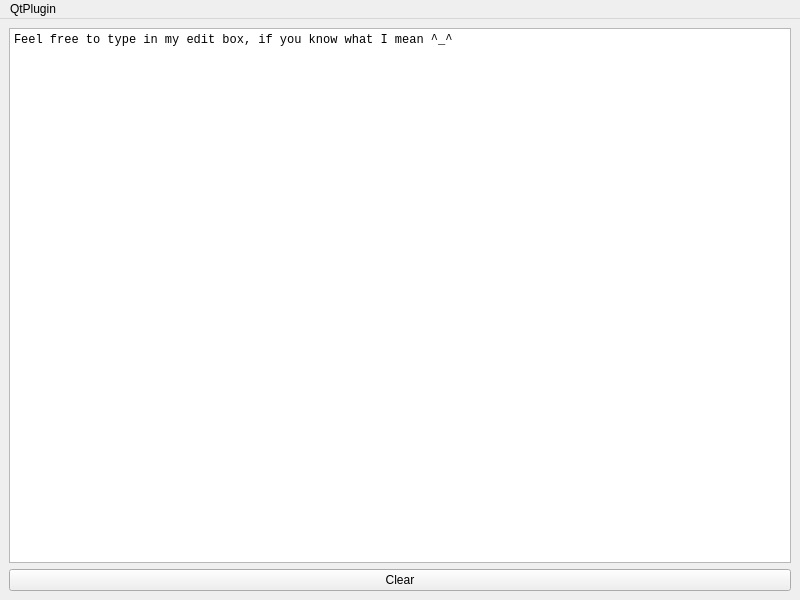
<?xml version="1.0" encoding="UTF-8"?>
<ui version="4.0">
 <class>PluginMainWindow</class>
 <widget class="QMainWindow" name="PluginMainWindow">
  <property name="geometry">
   <rect>
    <x>0</x>
    <y>0</y>
    <width>800</width>
    <height>600</height>
   </rect>
  </property>
  <property name="windowTitle">
   <string>QtPlugin</string>
  </property>
  <property name="windowIcon">
   <iconset resource="resource.qrc">
    <normaloff>:/icons/images/icon.png</normaloff>:/icons/images/icon.png</iconset>
  </property>
  <widget class="QWidget" name="centralwidget">
   <layout class="QHBoxLayout" name="horizontalLayout">
    <item>
     <layout class="QVBoxLayout" name="verticalLayout">
      <item>
       <widget class="QPlainTextEdit" name="editText">
        <property name="font">
         <font>
          <family>Lucida Console</family>
          <pointsize>9</pointsize>
         </font>
        </property>
        <property name="plainText">
         <string>Feel free to type in my edit box, if you know what I mean ^_^</string>
        </property>
       </widget>
      </item>
      <item>
       <widget class="QPushButton" name="buttonClear">
        <property name="text">
         <string>Clear</string>
        </property>
       </widget>
      </item>
     </layout>
    </item>
   </layout>
  </widget>
  <widget class="QMenuBar" name="menubar">
   <property name="geometry">
    <rect>
     <x>0</x>
     <y>0</y>
     <width>800</width>
     <height>21</height>
    </rect>
   </property>
   <widget class="QMenu" name="menuQtPlugin">
    <property name="title">
     <string>QtPlugin</string>
    </property>
    <addaction name="actionClearText"/>
   </widget>
   <addaction name="menuQtPlugin"/>
  </widget>
  <action name="actionClearText">
   <property name="text">
    <string>&amp;Clear Text</string>
   </property>
   <property name="toolTip">
    <string>Clear Text</string>
   </property>
  </action>
 </widget>
 <resources>
  <include location="resource.qrc"/>
 </resources>
 <connections>
  <connection>
   <sender>actionClearText</sender>
   <signal>triggered()</signal>
   <receiver>buttonClear</receiver>
   <slot>click()</slot>
   <hints>
    <hint type="sourcelabel">
     <x>-1</x>
     <y>-1</y>
    </hint>
    <hint type="destinationlabel">
     <x>399</x>
     <y>558</y>
    </hint>
   </hints>
  </connection>
  <connection>
   <sender>buttonClear</sender>
   <signal>clicked()</signal>
   <receiver>editText</receiver>
   <slot>clear()</slot>
   <hints>
    <hint type="sourcelabel">
     <x>399</x>
     <y>558</y>
    </hint>
    <hint type="destinationlabel">
     <x>399</x>
     <y>285</y>
    </hint>
   </hints>
  </connection>
 </connections>
</ui>
